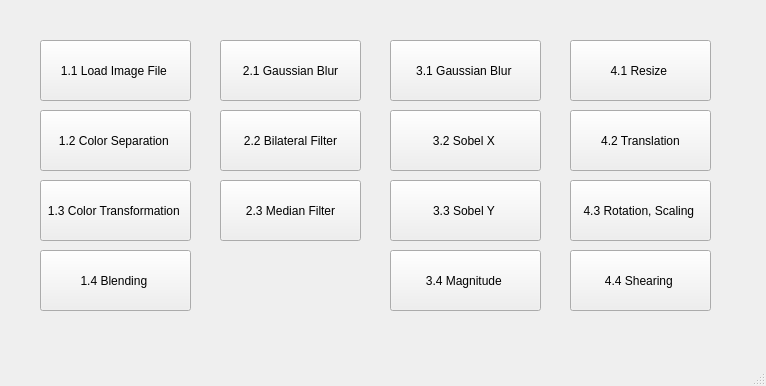
<?xml version="1.0" encoding="UTF-8"?>
<ui version="4.0">
 <class>MainWindow</class>
 <widget class="QMainWindow" name="MainWindow">
  <property name="geometry">
   <rect>
    <x>0</x>
    <y>0</y>
    <width>766</width>
    <height>386</height>
   </rect>
  </property>
  <property name="windowTitle">
   <string>2021 Opencv</string>
  </property>
  <widget class="QWidget" name="centralwidget">
   <widget class="QPushButton" name="pushButton">
    <property name="geometry">
     <rect>
      <x>40</x>
      <y>40</y>
      <width>151</width>
      <height>61</height>
     </rect>
    </property>
    <property name="text">
     <string>1.1 Load Image File </string>
    </property>
   </widget>
   <widget class="QPushButton" name="pushButton_2">
    <property name="geometry">
     <rect>
      <x>40</x>
      <y>110</y>
      <width>151</width>
      <height>61</height>
     </rect>
    </property>
    <property name="text">
     <string>1.2 Color Separation </string>
    </property>
   </widget>
   <widget class="QPushButton" name="pushButton_3">
    <property name="geometry">
     <rect>
      <x>40</x>
      <y>180</y>
      <width>151</width>
      <height>61</height>
     </rect>
    </property>
    <property name="text">
     <string>1.3 Color Transformation </string>
    </property>
   </widget>
   <widget class="QPushButton" name="pushButton_4">
    <property name="geometry">
     <rect>
      <x>40</x>
      <y>250</y>
      <width>151</width>
      <height>61</height>
     </rect>
    </property>
    <property name="text">
     <string>1.4 Blending </string>
    </property>
   </widget>
   <widget class="QPushButton" name="pushButton_5">
    <property name="geometry">
     <rect>
      <x>220</x>
      <y>40</y>
      <width>141</width>
      <height>61</height>
     </rect>
    </property>
    <property name="text">
     <string>2.1 Gaussian Blur</string>
    </property>
   </widget>
   <widget class="QPushButton" name="pushButton_6">
    <property name="geometry">
     <rect>
      <x>220</x>
      <y>110</y>
      <width>141</width>
      <height>61</height>
     </rect>
    </property>
    <property name="text">
     <string>2.2 Bilateral Filter</string>
    </property>
   </widget>
   <widget class="QPushButton" name="pushButton_7">
    <property name="geometry">
     <rect>
      <x>220</x>
      <y>180</y>
      <width>141</width>
      <height>61</height>
     </rect>
    </property>
    <property name="text">
     <string>2.3 Median Filter</string>
    </property>
   </widget>
   <widget class="QPushButton" name="pushButton_8">
    <property name="geometry">
     <rect>
      <x>390</x>
      <y>40</y>
      <width>151</width>
      <height>61</height>
     </rect>
    </property>
    <property name="text">
     <string>3.1 Gaussian Blur </string>
    </property>
   </widget>
   <widget class="QPushButton" name="pushButton_9">
    <property name="geometry">
     <rect>
      <x>390</x>
      <y>110</y>
      <width>151</width>
      <height>61</height>
     </rect>
    </property>
    <property name="text">
     <string>3.2 Sobel X </string>
    </property>
   </widget>
   <widget class="QPushButton" name="pushButton_10">
    <property name="geometry">
     <rect>
      <x>390</x>
      <y>180</y>
      <width>151</width>
      <height>61</height>
     </rect>
    </property>
    <property name="text">
     <string>3.3 Sobel Y </string>
    </property>
   </widget>
   <widget class="QPushButton" name="pushButton_11">
    <property name="geometry">
     <rect>
      <x>390</x>
      <y>250</y>
      <width>151</width>
      <height>61</height>
     </rect>
    </property>
    <property name="text">
     <string>3.4 Magnitude </string>
    </property>
   </widget>
   <widget class="QPushButton" name="pushButton_12">
    <property name="geometry">
     <rect>
      <x>570</x>
      <y>40</y>
      <width>141</width>
      <height>61</height>
     </rect>
    </property>
    <property name="text">
     <string>4.1 Resize </string>
    </property>
   </widget>
   <widget class="QPushButton" name="pushButton_13">
    <property name="geometry">
     <rect>
      <x>570</x>
      <y>110</y>
      <width>141</width>
      <height>61</height>
     </rect>
    </property>
    <property name="text">
     <string>4.2 Translation</string>
    </property>
   </widget>
   <widget class="QPushButton" name="pushButton_14">
    <property name="geometry">
     <rect>
      <x>570</x>
      <y>180</y>
      <width>141</width>
      <height>61</height>
     </rect>
    </property>
    <property name="text">
     <string>4.3 Rotation, Scaling </string>
    </property>
   </widget>
   <widget class="QPushButton" name="pushButton_15">
    <property name="geometry">
     <rect>
      <x>570</x>
      <y>250</y>
      <width>141</width>
      <height>61</height>
     </rect>
    </property>
    <property name="text">
     <string>4.4 Shearing </string>
    </property>
   </widget>
  </widget>
  <widget class="QMenuBar" name="menubar">
   <property name="geometry">
    <rect>
     <x>0</x>
     <y>0</y>
     <width>766</width>
     <height>21</height>
    </rect>
   </property>
  </widget>
  <widget class="QStatusBar" name="statusbar"/>
 </widget>
 <resources/>
 <connections/>
</ui>
